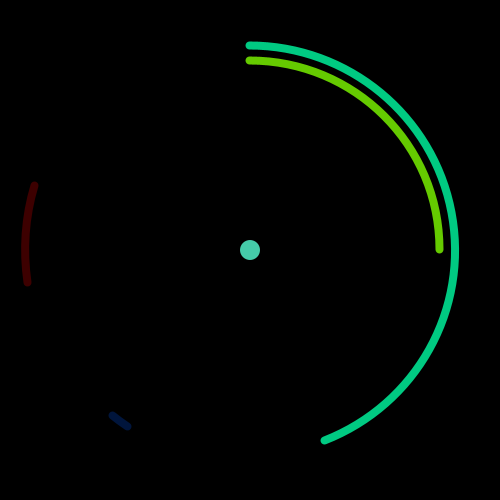
Frame 1 (no input)
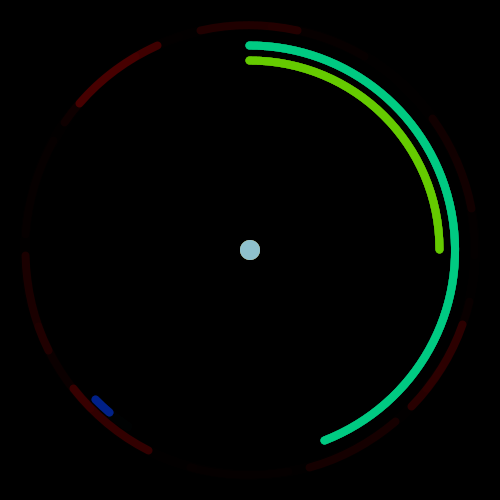
Frame 60 (the mouse pressed at the canvas centre just before this capture)
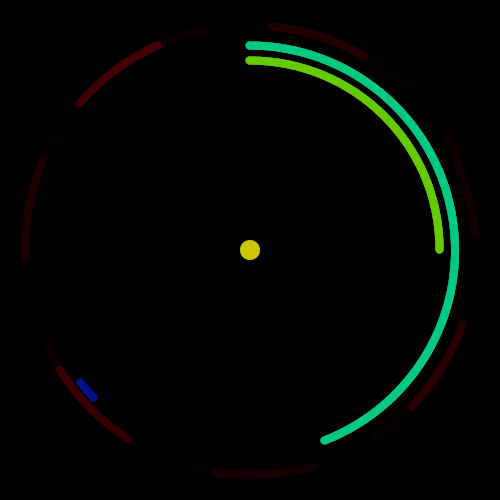
Frame 120 (the mouse held since frame 60 and released just before this capture)

The Processing sketch that drew these frames (run headless with seeded random() and noise(); from frame 60 on, the mouse is pressed at the canvas centre):

// Processing sketch: processing_61829
// ── processing_61829.pde


 
void setup()
{
  size(500,500);
  smooth(); 
  noFill();
  strokeWeight(8.0);
  //strokeCap(ROUND);
 
  colorMode(HSB, 360, 100,100,100);
   background(0,0,0);
}
 
void draw(){
  //background(0); 

  translate(width/2, height/2);
  rotate(radians(-90));
  
  noFill();
  

   

   

   // min
  float m = minute();
  float mMap = map (m, 0,59, 0, 360);// 0 a 12 para 0 a 360: resultado e um numero de 0 a 360
  float angle_minute = radians (mMap);
  float hM = map ( m, 0, 59, 0, 360);// mapear o HUE
  
  stroke(hM,100,100);
  arc(0, 0, 410, 410, 0, angle_minute);

  // horas
  float h = hour(); // - 0 a 24
  float h12 = h % 12; // 0 a 12
  float hMap =   map (h12, 0,12, 0, 360);// 0 a 12 para 0 a 360
  float angle_hour = radians (hMap);
  float hH = map ( h12, 0, 12, 0, 360);// mapear o HUE
  
  stroke(hH,100,100);
  arc(0, 0, 380, 380, 0, angle_hour);

   


  
    // sec
  float s = second() ;
  float sMap = map (s, 0,59, 0, 360);// 0 a 12 para 0 a 360: resultado e um numero de 0 a 360
  float angle_second = radians (sMap);
  float angle_first = radians (sMap-5);
  
  float hS = map ( s, 0, 59, 0, 360);// mapear o HUE
  
  stroke(hS,100,100, 30);
  arc(0, 0, 430, 430, angle_first, angle_second);
  
    noStroke();
  fill(360,0,0, 1);
  rect(-width/2,-height/2, width, height);
  
    //millis
  float ms = millis();
  float msMap = map (ms, 0,59, 0, 360);
  float angle_milli = radians (msMap);
  float angle_dois = radians (msMap-25);
  float hMS = map (ms, 0, 59, 0, 360);
  
  stroke(hMS,100,100, 30);
  arc(0, 0, 450, 450, angle_dois, angle_milli);
  
  
  noStroke();
  fill( random (255), random (255), random(255));
  ellipse (0, 0, 20,20);
  
  
  
  
    noStroke();
  fill(360,0,0, 20);
  rect(-width/2,-height/2, width, height);
  
}
 
